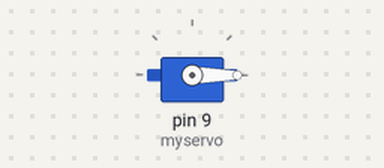
A sketch run on a simulated Arduino Uno, built with avr-gcc and run on an emulated ATmega328P. On the bench: servo.

Above: at 1.05 s.
At 3.35 s:
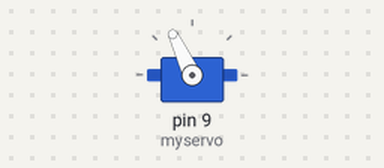
At 5.7 s:
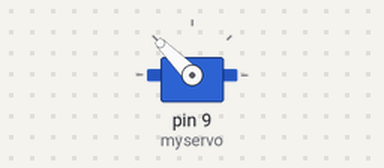
At 10.4 s:
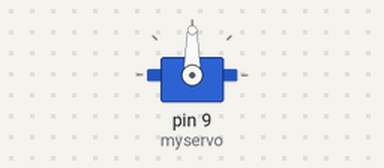
Timing chart, 0 to 14.5 s (numbered marks = the images above):
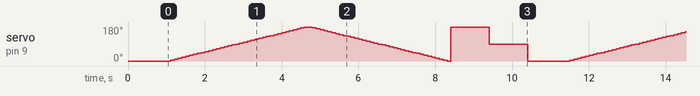

The sketch:

servo.ino
```cpp
/************************************************/
#include <Servo.h>
/************************************************/
Servo myservo;//create servo object to control a servo
/************************************************/
void setup()
{
  myservo.attach(9);//attachs the servo on pin 9 to servo object
  myservo.write(0);//back to 0 degrees
  delay(1000);//wait for a second
}
/*************************************************/
void default_delay()
{
  delay(100);
}

void loop()
{
  // go from 0 to 180 degree
  for (int i = 0; i <= 180; ) {
    myservo.write(i);
    default_delay();
    i += 5;
  }
  // go back from 180 to 0 degree
  for (int i = 180; i >= 0; ) {
    myservo.write(i);
    default_delay();
    i -= 5;
  }
  // go to 180
  myservo.write(180);
  delay(1000);
  // back to 90
  myservo.write(90);
  delay(1000);
  // then to 0
  myservo.write(0);
  delay(1000);
}
/**************************************************/
```

Measured:
- by itself, servo on pin 9 (myservo): moves between 0° and 180°, repeating every 10.4 s
